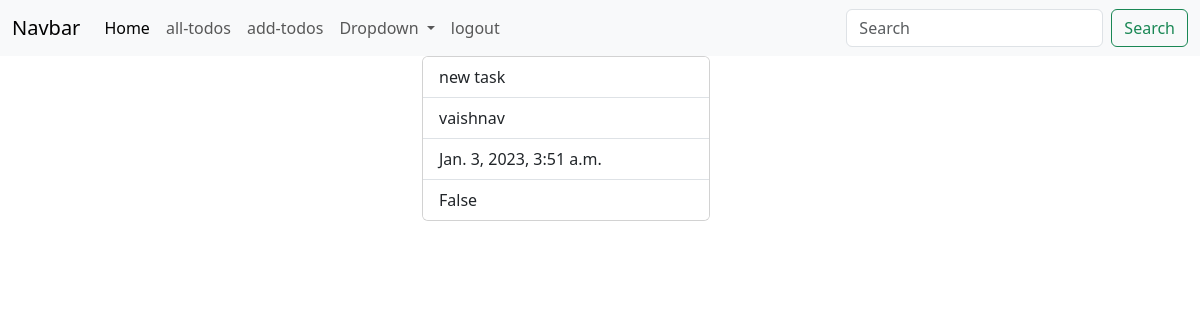
/task/1 (signed in), run on the app's committed database.
### task/models.py (models this page shows, shortened)
class Task(models.Model):
    task_name=models.CharField(max_length=200)
    created_date=models.DateTimeField(auto_now_add=True)
    status=models.BooleanField(default=False)
    user=models.ForeignKey(User,on_delete=models.CASCADE)

### task/views.py (the view)
# urls.py: path("task/<int:pk>",views.TaskDetailView.as_view(),name="task-detail"),
@method_decorator(signin_required,name="dispatch")
class TaskDetailView(DetailView):
    model=Task
    template_name="task-detail.html"
    context_object_name="todo"

### task/views.py (called while the page is built)
def signin_required(fn):
    def wrapper(request,*args,**kwargs):
        if not request.user.is_authenticated:
            messages.error(request,"you must login")
            return redirect("signin")
        else:
            return fn(request,*args,**kwargs)
    return wrapper

### task/templates/task-detail.html
<!DOCTYPE html>
{%extends 'base.html'%}
{%block body%}
<div class="container">
    <div class="row">
        <div class="col-4"></div>
        <div class="col-4">
            <div class="card" style="width: 18rem;">
                <ul class="list-group list-group-flush">
                  <li class="list-group-item">{{todo.task_name}}</li>
                  <li class="list-group-item">{{todo.user}}</li>
                  <li class="list-group-item">{{todo.created_date}}</li>
                  <li class="list-group-item">{{todo.status}}</li>
                </ul>
              </div>
        </div>
        <div class="col-4"></div>
    </div>
</div>
{%endblock%}

### data on the page
Task: task_name "new task", user "vaishnav", created_date "Jan. 3, 2023, 3:51 a.m.", status "False"
